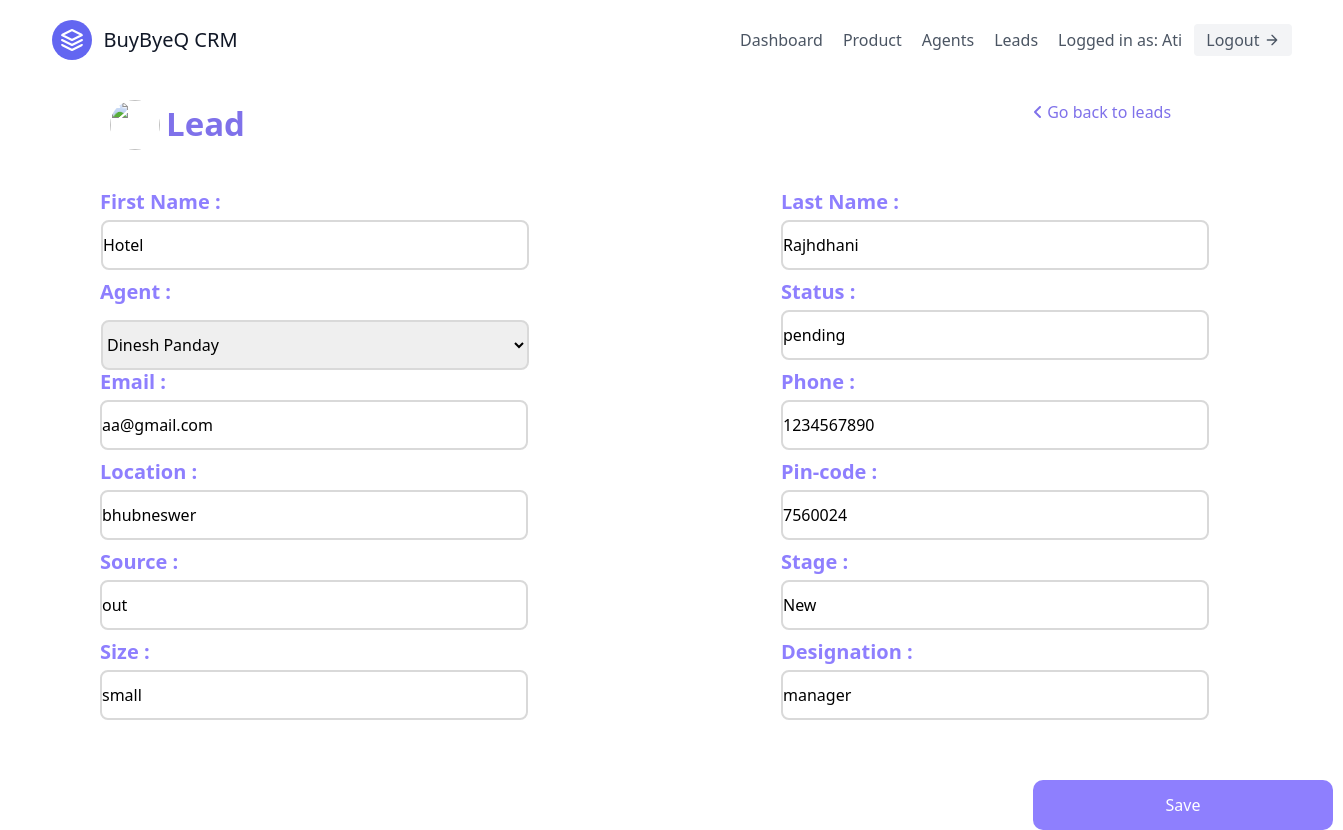
Page /leads/2/update/ (signed in) on the committed database.
### leads/models.py (models this page shows, shortened)
class Lead(models.Model):
    first_name = models.CharField(max_length = 30)
    last_name = models.CharField(max_length = 30)
    size = models.CharField(max_length= 10, null= True)
    location = models.CharField(max_length= 100)
    phone_number = models.CharField(max_length= 10)
    designation = models.CharField(max_length= 30,null= True)
    email = models.EmailField(max_length= 30,null= True)
    source = models.CharField(max_length= 20)
    stage = models.CharField(max_length= 20,default= "New")
    status = models.CharField(max_length= 20,null= True)
    pincode = models.CharField(max_length= 20,null= True)
    agent = models.ForeignKey(agent,on_delete= models.SET_NULL,  null=True)
    date_created = models.DateTimeField(auto_now_add=True)
    product_id = models.ForeignKey("product",on_delete= models.SET_NULL,  null=True)

### leads/views.py (the view)
# urls.py: path('<int:pk>/update/', lead_update, name='lead-update'),
@login_required(login_url='login')
def lead_update(request,pk):
    lead = Lead.objects.get(id=pk)
    form = LeadModelForm(instance=lead)
    if request.method =="POST":
        form = LeadModelForm(request.POST, instance=lead)
        if form.is_valid():
            form.save()
            return redirect("leads:lead-detail" , lead.pk)
    context = {
        "form":form,
        "lead":lead
    }
    return render(request, "leads/lead_update.html", context)

### agents/models.py (called while the page is built)
    def __str__(self):
        return f"{self.agent_name}"

### leads/templates/leads/lead_update.html (shortened to what this page needs)
{% extends "base.html" %}
{% block content %}
<link rel="stylesheet" href="https://cdnjs.cloudflare.com/ajax/libs/font-awesome/6.1.1/css/all.min.css" />
<body class="page">
  <h1 class="head">Lead</h1>
  <img class="icon" src="https://cdn.iconscout.com/icon/premium/png-256-thumb/leads-6-890106.png"></img>
  <form method="post" action=".">
    <div>
        <lable class="name" style="left: 100px; top: 190px;">First Name : </lable>
        {{ form.first_name }}
        <lable class="name" style="left: 781px; top: 190px;" >Last Name : </lable>
        {{ form.last_name }}
        <lable class="name" style="left: 100px; top: 280px;">Agent : </lable>
        {{ form.agent }}
        <lable class="name" style="left: 781px; top: 280px;">Status : </lable>
        {{ form.status }}
        <lable class="name" style="left: 100px; top: 370px;">Email : </lable>
        {{form.email}}
        <lable class="name" style="left: 781px; top: 370px;">Phone : </lable>
        {{ form.phone_number }}
        <lable class="name" style="left: 100px; top: 460px;">Location : </lable>
        {{ form.location }}
        <lable class="name" style="left: 781px; top: 460px;">Pin-code : </lable>
        {{ form.pincode }}
        <lable class="name" style="left: 100px; top: 550px;">Source : </lable>
        {{ form.source }}
        <lable class="name" style="left: 781px; top: 550px;">Stage : </lable>
        {{ form.stage }}
        <lable class="name" style="left: 100px; top: 640px;">Size : </lable>
        {{ form.size }}
        <lable class="name" style="left: 781px; top: 640px;">Designation : </lable>
        {{ form.designation }}
    </div>
    <button class="btn" type="submit"></i>Save</button>
    <a href="{% url 'leads:lead-list' %}" class="btn2"><i class="fa-solid fa-angle-left"></i>  Go back to leads</a>
  </form>
</body>
{% endblock %}

### templates/navbar.html (shortened to what this page needs)
<header class="text-gray-600 body-font">
  <div class="container mx-auto flex flex-wrap p-5 flex-col md:flex-row items-center">
    <a class="flex title-font font-medium items-center text-gray-900 mb-4 md:mb-0">
      <svg xmlns="http://www.w3.org/2000/svg" fill="none" stroke="currentColor" stroke-linecap="round" stroke-linejoin="round" stroke-width="2" class="w-10 h-10 text-white p-2 bg-indigo-500 rounded-full" viewBox="0 0 24 24">
        <path d="M12 2L2 7l10 5 10-5-10-5zM2 17l10 5 10-5M2 12l10 5 10-5"></path>
      </svg>
      <span class="ml-3 text-xl">BuyByeQ CRM</span>
    </a>
    <nav class="md:ml-auto flex flex-wrap items-center text-base justify-center">
      {% if not request.user.is_authenticated %}
        <a href="{% url 'signup' %}" class="mr-5 hover:text-gray-900">Signup</a>
      {% else %}
      {% if request.user.is_staff %}
        <a href="{% url 'dashboard' %}" class="mr-5 hover:text-gray-900">Dashboard</a>
        <a href="#" class="mr-5 hover:text-gray-900">Product</a>
        <a href="{% url 'agents:agent-list' %}" class="mr-5 hover:text-gray-900">Agents</a>
        <a href="{% url 'leads:lead-list' %}" class="mr-5 hover:text-gray-900">Leads</a>
      {%else%}
        <a href="{% url 'agent-dashboard' %}" class="mr-5 hover:text-gray-900">Dashboard</a>
        <a href="{% url 'leads:lead-list' %}" class="mr-5 hover:text-gray-900">Leads</a>
        <a href="{% url 'index' %}" class="mr-5 hover:text-gray-900">Customer Support</a>
      {%endif%}
      {% endif %}
    </nav>
    {% if request.user.is_authenticated %}
      Logged in as: {{ request.user.username }}
      <a href="{% url 'logout' %}" class="ml-3 inline-flex items-center bg-gray-100 border-0 py-1 px-3 focus:outline-none hover:bg-gray-200 rounded text-base mt-4 md:mt-0">
        Logout
        <svg fill="none" stroke="currentColor" stroke-linecap="round" stroke-linejoin="round" stroke-width="2" class="w-4 h-4 ml-1" viewBox="0 0 24 24">
          <path d="M5 12h14M12 5l7 7-7 7"></path>
        </svg>
      </a>
    {% endif %}
  </div>
</header>

### leads/templates/leads/lead_update.html (style rules this page uses)
.box { box-sizing: border-box; position: absolute; width: 428px; height: 50px; border-style: outset; border: 2px solid #D9D9D9; border-radius: 8px; }
.head { position: absolute; width: 211px; height: 48px; left: 100px; top: 100px; font-weight: 700; font-size: 33px; line-height: 48px; text-align: center; color: #7F71EA; }
.btn { position: absolute; width: 300px; height: 50px; left: 1033px; top: 780px; background: #8E7FFE; color: #FFFFFF; border-radius: 10px; }
.name { position: absolute; width: 180px; height: 29px; font-weight: 600; font-size: 20px; line-height: 24px; color: #8E7FFE; }
.icon { position: absolute; vertical-align: middle; width: 50px; height: 50px; left: 110px; top: 100px; border-radius: 50%; }
.btn2 { position: absolute; left: 1033px; top: 100px; color: #7F71EA; cursor: pointer; }

### rows in the picture
Lead: first_name "Hotel", last_name "Rajhdhani", agent "Dinesh Panday", status "pending", email "aa@gmail.com", phone_number "1234567890", location "bhubneswer", pincode "7560024", source "out", stage "New", size "small", designation "manager"

### other values in the picture
{{ request.user.username }} "Ati"
